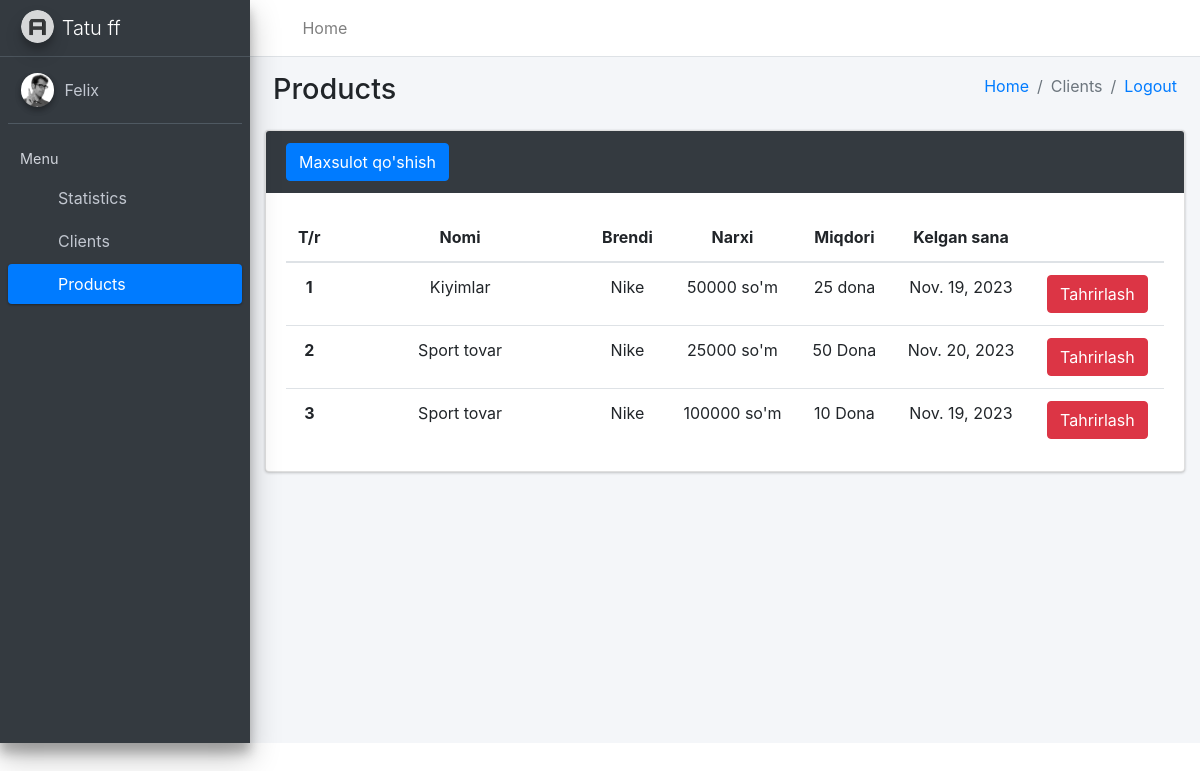
The app's page /asosiy/mahsulotlar/ (signed in), older data.
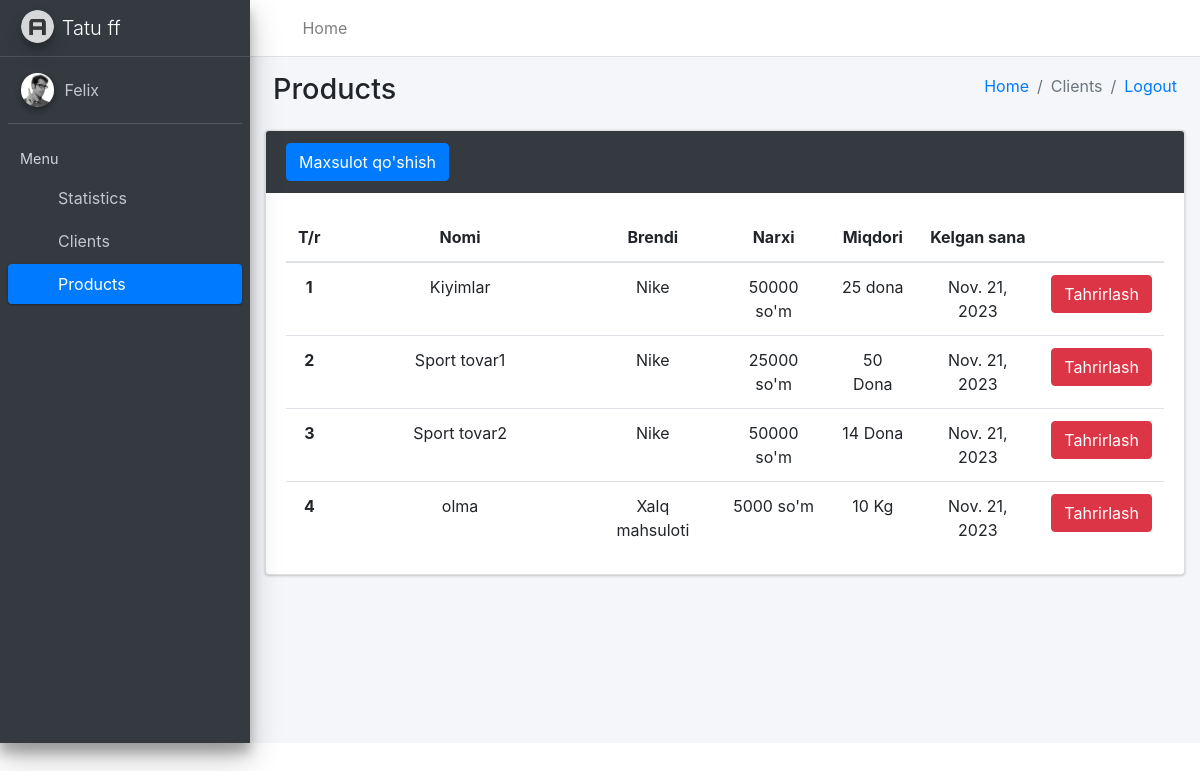
The same page, newer data.
### accounts/models.py (models this page shows, shortened)
class Ombor(AbstractUser):
    ism = models.CharField(max_length=30, blank=True)
    nom = models.CharField(max_length=30, blank=True)
    manzil = models.CharField(max_length=30, blank=True)
    soha = models.CharField(max_length=30, blank=True)
    tel = models.CharField(max_length=30, blank=True)

### asosiy/models.py (models this page shows, shortened)
class Mahsulot(models.Model):
    nom = models.CharField(max_length=50)
    brend = models.CharField(max_length=50)
    olchov = models.CharField(max_length=50)
    narx = models.PositiveIntegerField()
    miqdor = models.PositiveSmallIntegerField()
    kelgan_sana = models.DateField(null=True, blank=True)
    ombor = models.ForeignKey(Ombor, on_delete=models.CASCADE)

### asosiy/views.py (the view, shortened to what this page needs)
# urls.py: path("mahsulotlar/", MahsulotlarView.as_view()),
class MahsulotlarView(View):
    def get(self, request):
        content = {
            "mahsulotlar": Mahsulot.objects.filter(ombor=request.user),
            "nom": request.user.nom.capitalize()
        }
        return render(request, "products.html", content)

### templates/products.html (shortened to what this page needs)
<!DOCTYPE html>
<html lang="en">
<head>
    {% load static %}
  <link rel="stylesheet" href="{% static 'plugins/fontawesome-free/css/all.min.css' %}">
  <link rel="stylesheet" href="{% static 'https://code.ionicframework.com/ionicons/2.0.1/css/ionicons.min.css' %}">
  <link rel="stylesheet" href="{% static 'dist/css/adminlte.min.css' %}">
  <link rel="stylesheet" href="{% static 'https://maxcdn.bootstrapcdn.com/bootstrap/4.5.2/css/bootstrap.min.css' %}">
</head>
<body class="hold-transition sidebar-mini">
<div class="wrapper">
  <nav class="main-header navbar navbar-expand navbar-white navbar-light">
    <ul class="navbar-nav">
      <li class="nav-item">
        <a class="nav-link" data-widget="pushmenu" href="#" role="button"><i class="fas fa-bars"></i></a>
      </li>
      <li class="nav-item d-none d-sm-inline-block">
        <a href="#" class="nav-link">Home</a>
      </li>
    </ul>
  </nav>
  <aside class="main-sidebar sidebar-dark-primary elevation-4">
    <a href="../index.html" class="brand-link">
      <img src="{% static 'dist/img/AdminLTELogo.png' %}" alt="AdminLTE Logo" class="brand-image img-circle elevation-3" style="opacity: .8">
      <span class="brand-text font-weight-light">{{ nom }}</span>
    </a>
    <div class="sidebar">
      <div class="user-panel mt-3 pb-3 mb-3 d-flex">
        <div class="image">
          <img src="{% static 'dist/img/user2-160x160.jpg' %}" class="img-circle elevation-2" alt="User Image">
        </div>
        <div class="info">
          <a href="#" class="d-block">Felix</a>
        </div>
      </div>
      <nav class="mt-2">
        <ul class="nav nav-pills nav-sidebar flex-column" data-widget="treeview" role="menu" data-accordion="false">
          <li class="nav-header">Menu</li>
          <li class="nav-item">
            <a href="stats" class="nav-link">
              <i class="nav-icon far fa-circle text-warning"></i>
              <p>Statistics</p>
            </a>
          </li>
          <li class="nav-item">
            <a href="/clients/" class="nav-link">
              <i class="nav-icon far fa-circle text-danger"></i>
              <p class="text">Clients</p>
            </a>
          </li>
          <li class="nav-item">
            <a href="goods" class="nav-link active">
              <i class="nav-icon far fa-circle text-info"></i>
              <p>Products</p>
            </a>
          </li>
        </ul>
      </nav>
    </div>
  </aside>
  <div class="content-wrapper">
    <div class="content-header">
      <div class="container-fluid">
        <div class="row mb-2">
          <div class="col-sm-6">
            <h1 class="m-0">Products</h1>
          </div>
          <div class="col-sm-6">
            <ol class="breadcrumb float-sm-right">
              <li class="breadcrumb-item"><a href="stats">Home</a></li>
              <li class="breadcrumb-item active">Clients</li>
                <li class="breadcrumb-item"><a href="/accounts/logout/">Logout</a></li>
            </ol>
          </div>
        </div>
      </div>
    </div>
    <div class="col-md-12">
        <div class="card card-dark">
            <div class="card-header border-0">
                <div class="d-flex justify-content-between">
                  <button type="submit" class="btn btn-primary" data-toggle="modal" data-target="#myModal">Maxsulot qo'shish</button>
                </div>
            </div>
            <div class="card-body">
                <table class="table" style="text-align: center;">
                    <thead>
                        <tr>
                            <th scope="col" style="width: 15px">T/r</th>
                            <th scope="col" style="width: 255px; text-align: center;">Nomi</th>
                            <th scope="col" style="text-align: center;">Brendi</th>
                            <th scope="col" style="text-align: center;">Narxi</th>
                            <th scope="col" style="text-align: center;">Miqdori</th>
                            <th scope="col" style="text-align: center;">Kelgan sana</th>
                            <th scope="col" style="text-align: center;"></th>
                        </tr>
                    </thead>
                    <tbody>
                    {% for mahsulot in mahsulotlar %}
                        <tr>
                            <th scope="row">{{ forloop.counter }}</th>
                            <td>{{ mahsulot.nom }}</td>
                            <td>{{ mahsulot.brend }}</td>
                            <td>{{ mahsulot.narx }} so'm</td>
                            <td>{{ mahsulot.miqdor }} {{ mahsulot.olchov }}</td>
                            <td>{{ mahsulot.kelgan_sana }}</td>
                            <td><a href="/asosiy/mahsulotlar_update/{{ mahsulot.id }}/"><button type="submit" class="btn btn-danger" data-toggle="modal">Tahrirlash</button></a></td>
                        </tr>
                    {% endfor %}
                    </tbody>
                </table>
            </div>
        </div>
    </div>
</body>
</html>

Row changes from the older to the newer data that the page shows:
changed Mahsulot "Kiyimlar": kelgan_sana "Nov. 19, 2023" → "Nov. 21, 2023"
changed Mahsulot: nom "Sport tovar" → "Sport tovar1"; kelgan_sana "Nov. 20, 2023" → "Nov. 21, 2023"
changed Mahsulot: nom "Sport tovar" → "Sport tovar2"; narx "100000" → "50000"; miqdor "10" → "14"; kelgan_sana "Nov. 19, 2023" → "Nov. 21, 2023"
added Mahsulot: nom "olma", brend "Xalq mahsuloti", narx "5000", miqdor "10", olchov "Kg", kelgan_sana "Nov. 21, 2023"
